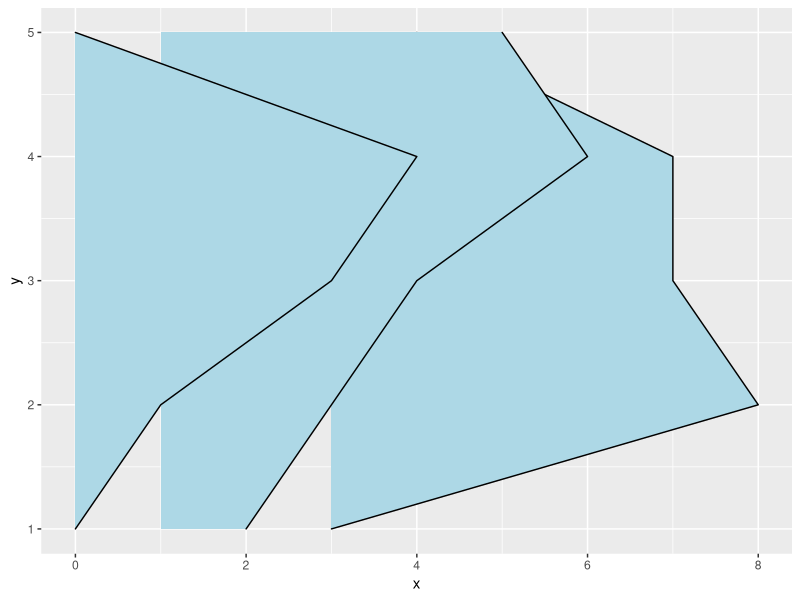
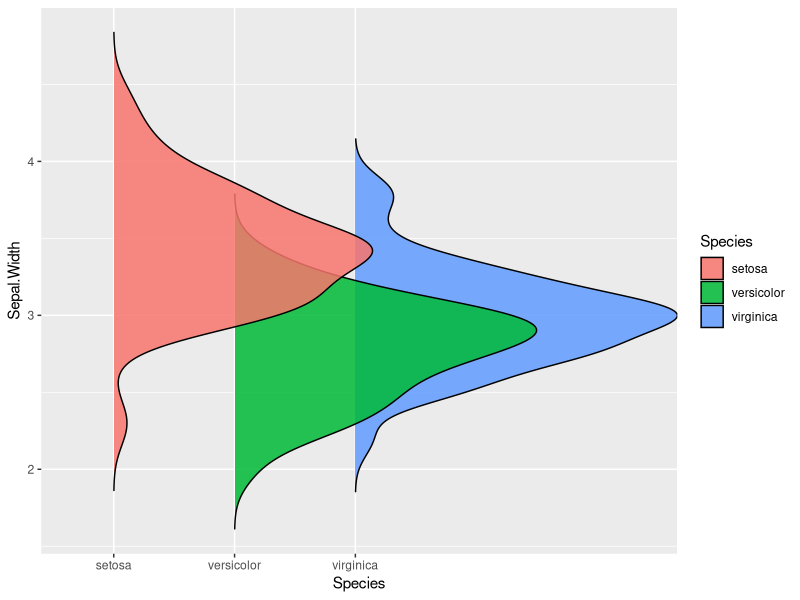

Generate these figures, in order, with R:
library(ggridges)


### Name: geom_vridgeline
### Title: Plot a vertical ridgeline (ridgeline rotated 90 degrees)
### Aliases: geom_vridgeline GeomVRidgeline
### Keywords: datasets

### ** Examples

library(ggplot2)

d <- data.frame(y = rep(1:5, 3), x = c(rep(0, 5), rep(1, 5), rep(3, 5)),
                width = c(0, 1, 3, 4, 0, 1, 2, 3, 5, 4, 0, 5, 4, 4, 1))
ggplot(d, aes(x, y, width = width, group = x)) + geom_vridgeline(fill="lightblue")

ggplot(iris, aes(x=Species, y=Sepal.Width, width = ..density.., fill=Species)) +
  geom_vridgeline(stat="ydensity", trim=FALSE, alpha = 0.85, scale = 2)
